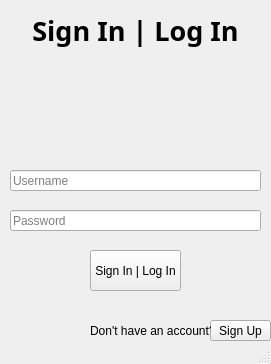
<?xml version="1.0" encoding="UTF-8"?>
<ui version="4.0">
 <class>MainWindow</class>
 <widget class="QMainWindow" name="MainWindow">
  <property name="geometry">
   <rect>
    <x>0</x>
    <y>0</y>
    <width>271</width>
    <height>364</height>
   </rect>
  </property>
  <property name="windowTitle">
   <string>Random Password Generator - Sign In | Log In</string>
  </property>
  <property name="windowIcon">
   <iconset>
    <normaloff>../Scripts/Files/icon.png</normaloff>../Scripts/Files/icon.png</iconset>
  </property>
  <widget class="QWidget" name="centralwidget">
   <widget class="QLabel" name="label">
    <property name="geometry">
     <rect>
      <x>10</x>
      <y>10</y>
      <width>251</width>
      <height>41</height>
     </rect>
    </property>
    <property name="font">
     <font>
      <family>Arial Black</family>
      <pointsize>20</pointsize>
      <weight>75</weight>
      <bold>true</bold>
      <underline>false</underline>
     </font>
    </property>
    <property name="text">
     <string>Sign In | Log In</string>
    </property>
    <property name="alignment">
     <set>Qt::AlignCenter</set>
    </property>
   </widget>
   <widget class="QLineEdit" name="lineEdit">
    <property name="geometry">
     <rect>
      <x>10</x>
      <y>170</y>
      <width>251</width>
      <height>21</height>
     </rect>
    </property>
    <property name="text">
     <string/>
    </property>
    <property name="placeholderText">
     <string>Username</string>
    </property>
   </widget>
   <widget class="QLineEdit" name="lineEdit_2">
    <property name="geometry">
     <rect>
      <x>10</x>
      <y>210</y>
      <width>251</width>
      <height>21</height>
     </rect>
    </property>
    <property name="text">
     <string/>
    </property>
    <property name="placeholderText">
     <string>Password</string>
    </property>
   </widget>
   <widget class="QPushButton" name="pushButton">
    <property name="geometry">
     <rect>
      <x>90</x>
      <y>250</y>
      <width>91</width>
      <height>41</height>
     </rect>
    </property>
    <property name="text">
     <string>Sign In | Log In</string>
    </property>
   </widget>
   <widget class="QPushButton" name="pushButton_2">
    <property name="geometry">
     <rect>
      <x>210</x>
      <y>320</y>
      <width>61</width>
      <height>21</height>
     </rect>
    </property>
    <property name="text">
     <string>Sign Up</string>
    </property>
   </widget>
   <widget class="QLabel" name="label_2">
    <property name="geometry">
     <rect>
      <x>90</x>
      <y>320</y>
      <width>121</width>
      <height>21</height>
     </rect>
    </property>
    <property name="text">
     <string>Don't have an account?</string>
    </property>
   </widget>
  </widget>
  <widget class="QStatusBar" name="statusbar"/>
 </widget>
 <resources/>
 <connections/>
</ui>
